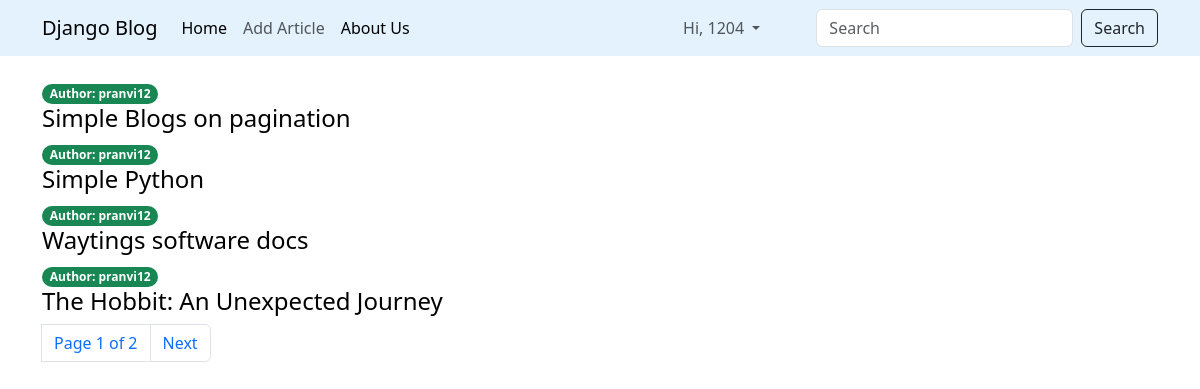
The app's page / (signed in) with its own data.
### articles/models.py (models this page shows, shortened)
class Article(models.Model):
    title = models.CharField(max_length=200)
    description = models.TextField()
    slug = models.SlugField(max_length=100, unique=True)
    published = models.DateTimeField(auto_now_add=True)
    author = models.ForeignKey(User, on_delete=models.CASCADE)

### articles/views.py (the view)
# urls.py: path('', article_list, name='article_list'),
def article_list(request):
    article_list = Article.objects.all().order_by('-published')
    paginator = Paginator(article_list, 4)
    page = request.GET.get('page')
    try:
        articles = paginator.page(page)
    except PageNotAnInteger:
        articles = paginator.page(1)
    except EmptyPage:
        articles = paginator.page(paginator.num_pages)
    return render(request, 'articles.html', {'article_list': articles, 'page': page})

### articles/templates/articles.html (shortened to what this page needs)
{% extends 'base.html' %}
{% block body %}
<div class="container mt-4">
    {% for article in article_list %}
        <span class="badge rounded-pill bg-success"> Author: {{article.author}}</span>
        <h4 ><a class="link-style" href="{% url 'article_details' article.slug %}"> {{article.title}}</a></h4>
    {% endfor %}
    {% include 'account/pagination.html' with page=article_list %}
</div>
{% endblock %}

### articles/templates/navbar.html (shortened to what this page needs)
<nav class="navbar navbar-expand-lg navbar navbar-light" style="background-color: #e3f2fd;">
  <div class="container">
    <a class="navbar-brand" href="{% url 'article_list' %}">
      Django Blog
    </a>
    <div class="collapse navbar-collapse" id="navbarSupportedContent">
      {% if request.user.is_authenticated %}
        <ul class="navbar-nav me-auto mb-2 mb-lg-0 ">
            <li class="nav-item">
              <a class="nav-link active" aria-current="page" href="{% url 'article_list' %}">Home</a>
            </li>
            <li class="nav-item">
              <a class="nav-link" href="{% url 'article_form' %}">Add Article</a>
            </li>
            <li class="nav-item">
              <a class="nav-link active" aria-current="page" href="#">About Us</a>
            </li>
        </ul>
      {% endif %}
      {% if request.user.is_authenticated %}
        <ul class="navbar-nav mb-lg-0 ">
          <li class="nav-item dropdown mx-5" >
            <a class="nav-link dropdown-toggle" href="#" role="button" data-bs-toggle="dropdown" aria-expanded="false">
              Hi, {{request.user.username}}
            </a>
          </li>
        </ul>
        <form class="d-flex search_style" role="search">
          <input class="form-control me-2" type="search" placeholder="Search" aria-label="Search">
          <button class="btn btn-outline-dark" type="submit">Search</button>
        </form>
      {% endif %}
    </div>
  </div>
</nav>

### articles/templates/navbar.html (style rules this page uses)
.search_style { color:#000000; }

### articles/templates/articles.html (style rules this page uses)
.link-style { text-decoration:none; color:black; }

### records on screen
Article: author "pranvi12", title "Simple Blogs on pagination"
Article: author "pranvi12", title "Simple Python"
Article: author "pranvi12", title "Waytings software docs"
Article: author "pranvi12", title "The Hobbit: An Unexpected Journey"

### other values on screen
{{ request.user.username }} "1204"
{{ page.number }} "1"
{{ page.paginator.num_pages }} "2"
